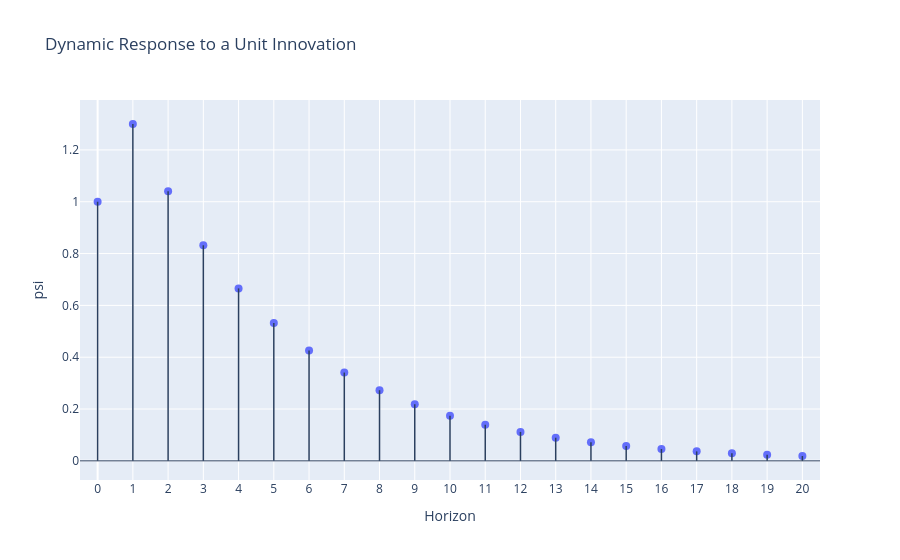

Notebook code for this chart:
### Markdown cell above
## ARMA(1,1)

### Code cell
arma.plotly_arma_dynamic_response(
    ar=[0.8],
    ma=[0.5],
    horizon=20,
)

### Figure 1 — Plotly figure (JSON) as saved in the notebook; plotly's stock layout.template omitted (floating-point values rounded to 4 significant figures)
{"data": [{"hovertemplate": "%{text}<extra></extra>", "marker": {"size": 8}, "mode": "markers", "name": "Dynamic response", "text": ["Horizon: 0<br>psi: 1.0000", "Horizon: 1<br>psi: 1.3000", "Horizon: 2<br>psi: 1.0400", "Horizon: 3<br>psi: 0.8320", "Horizon: 4<br>psi: 0.6656", "Horizon: 5<br>psi: 0.5325", "Horizon: 6<br>psi: 0.4260", "Horizon: 7<br>psi: 0.3408", "Horizon: 8<br>psi: 0.2726", "Horizon: 9<br>psi: 0.2181", "Horizon: 10<br>psi: 0.1745", "Horizon: 11<br>psi: 0.1396", "Horizon: 12<br>psi: 0.1117", "Horizon: 13<br>psi: 0.0893", "Horizon: 14<br>psi: 0.0715", "Horizon: 15<br>psi: 0.0572", "Horizon: 16<br>psi: 0.0457", "Horizon: 17<br>psi: 0.0366", "Horizon: 18<br>psi: 0.0293", "Horizon: 19<br>psi: 0.0234", "Horizon: 20<br>psi: 0.0187"], "type": "scatter", "x": [0, 1, 2, 3, 4, 5, 6, 7, 8, 9, 10, 11, 12, 13, 14, 15, 16, 17, 18, 19, 20], "y": [1.0, 1.3, 1.04, 0.832, 0.6656, 0.5325, 0.426, 0.3408, 0.2726, 0.2181, 0.1745, 0.1396, 0.1117, 0.08934, 0.07147, 0.05717, 0.04574, 0.03659, 0.02927, 0.02342, 0.01873]}], "layout": {"shapes": [{"line": {"width": 1.5}, "type": "line", "x0": 0, "x1": 0, "y0": 0, "y1": 1}, {"line": {"width": 1.5}, "type": "line", "x0": 1, "x1": 1, "y0": 0, "y1": 1.3}, {"line": {"width": 1.5}, "type": "line", "x0": 2, "x1": 2, "y0": 0, "y1": 1.04}, {"line": {"width": 1.5}, "type": "line", "x0": 3, "x1": 3, "y0": 0, "y1": 0.832}, {"line": {"width": 1.5}, "type": "line", "x0": 4, "x1": 4, "y0": 0, "y1": 0.6656}, {"line": {"width": 1.5}, "type": "line", "x0": 5, "x1": 5, "y0": 0, "y1": 0.5325}, {"line": {"width": 1.5}, "type": "line", "x0": 6, "x1": 6, "y0": 0, "y1": 0.426}, {"line": {"width": 1.5}, "type": "line", "x0": 7, "x1": 7, "y0": 0, "y1": 0.3408}, {"line": {"width": 1.5}, "type": "line", "x0": 8, "x1": 8, "y0": 0, "y1": 0.2726}, {"line": {"width": 1.5}, "type": "line", "x0": 9, "x1": 9, "y0": 0, "y1": 0.2181}, {"line": {"width": 1.5}, "type": "line", "x0": 10, "x1": 10, "y0": 0, "y1": 0.1745}, {"line": {"width": 1.5}, "type": "line", "x0": 11, "x1": 11, "y0": 0, "y1": 0.1396}, {"line": {"width": 1.5}, "type": "line", "x0": 12, "x1": 12, "y0": 0, "y1": 0.1117}, {"line": {"width": 1.5}, "type": "line", "x0": 13, "x1": 13, "y0": 0, "y1": 0.08934}, {"line": {"width": 1.5}, "type": "line", "x0": 14, "x1": 14, "y0": 0, "y1": 0.07147}, {"line": {"width": 1.5}, "type": "line", "x0": 15, "x1": 15, "y0": 0, "y1": 0.05717}, {"line": {"width": 1.5}, "type": "line", "x0": 16, "x1": 16, "y0": 0, "y1": 0.04574}, {"line": {"width": 1.5}, "type": "line", "x0": 17, "x1": 17, "y0": 0, "y1": 0.03659}, {"line": {"width": 1.5}, "type": "line", "x0": 18, "x1": 18, "y0": 0, "y1": 0.02927}, {"line": {"width": 1.5}, "type": "line", "x0": 19, "x1": 19, "y0": 0, "y1": 0.02342}, {"line": {"width": 1.5}, "type": "line", "x0": 20, "x1": 20, "y0": 0, "y1": 0.01873}, {"line": {"width": 1}, "type": "line", "x0": 0, "x1": 1, "xref": "x domain", "y0": 0, "y1": 0, "yref": "y"}], "showlegend": false, "title": {"text": "Dynamic Response to a Unit Innovation"}, "xaxis": {"dtick": 1, "range": [-0.5, 20.5], "tick0": 0, "tickmode": "linear", "title": {"text": "Horizon"}}, "yaxis": {"title": {"text": "psi"}}}}
